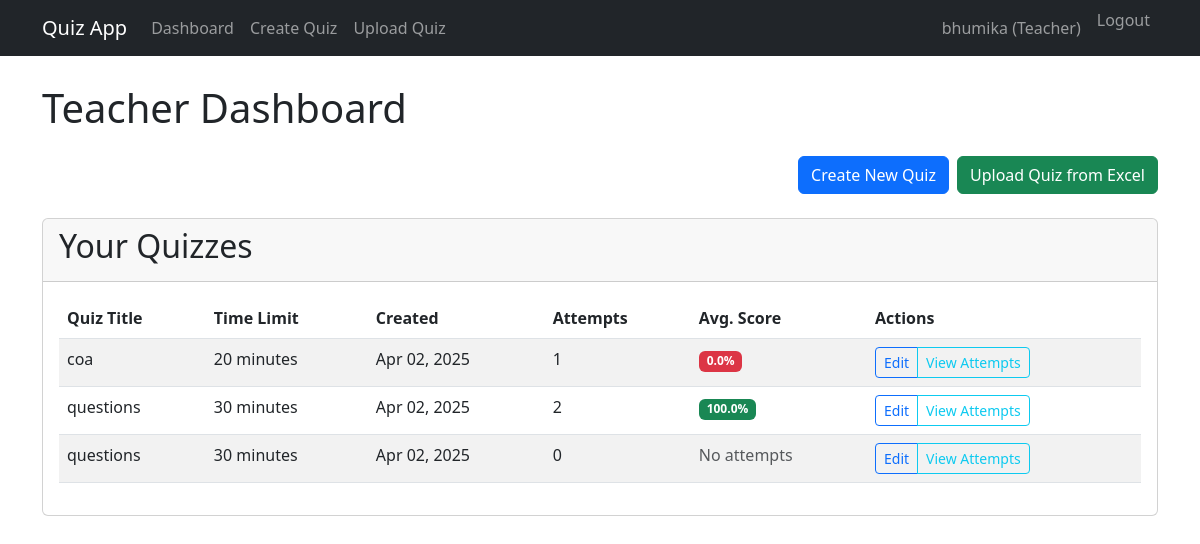
Screenshot of /dashboard/ (signed in) with the database file from the repository.
### quiz_app/models.py (models this page shows, shortened)
class User(AbstractUser):
    USER_TYPE_CHOICES = (
        ('student', 'Student'),
        ('teacher', 'Teacher'),
    )
    user_type = models.CharField(max_length=10, choices=USER_TYPE_CHOICES)
    email = models.EmailField(unique=True)

class Quiz(models.Model):
    title = models.CharField(max_length=255)
    description = models.TextField(blank=True)
    teacher = models.ForeignKey(User, on_delete=models.CASCADE, related_name='created_quizzes')
    time_limit = models.IntegerField(help_text="Time limit in minutes")
    created_at = models.DateTimeField(auto_now_add=True)
    updated_at = models.DateTimeField(auto_now=True)

### quiz_app/views.py (the view)
# urls.py: path('dashboard/', views.dashboard, name='dashboard'),
@login_required
def dashboard(request):
    user = request.user
    if user.user_type == 'student':
        completed_quiz_ids = QuizAttempt.objects.filter(
            student=user, completed=True
        ).values_list('quiz_id', flat=True)
        available_quizzes = Quiz.objects.exclude(id__in=completed_quiz_ids)
        completed_attempts = QuizAttempt.objects.filter(
            student=user, completed=True
        ).select_related('quiz')
        context = {
            'available_quizzes': available_quizzes,
            'completed_attempts': completed_attempts,
        }
        return render(request, 'quiz_app/student_dashboard.html', context)
    elif user.user_type == 'teacher':
        quizzes = Quiz.objects.filter(teacher=user)
        quiz_stats = []
        for quiz in quizzes:
            stats = {
                'quiz': quiz,
                'attempt_count': QuizAttempt.objects.filter(quiz=quiz, completed=True).count(),
                'avg_score': QuizAttempt.objects.filter(quiz=quiz, completed=True).aggregate(Avg('score'))['score__avg'] or 0,
            }
            quiz_stats.append(stats)
        context = {
            'quiz_stats': quiz_stats,
        }
        return render(request, 'quiz_app/teacher_dashboard.html', context)
    return HttpResponseForbidden("Invalid user type")

### templates/quiz_app/teacher_dashboard.html (shortened to what this page needs)
{% extends 'quiz_app/base.html' %}
{% block content %}
<h1 class="mb-4">Teacher Dashboard</h1>
<div class="row mb-4">
    <div class="col-md-12">
        <div class="d-flex justify-content-end">
            <a href="{% url 'create_quiz' %}" class="btn btn-primary me-2">Create New Quiz</a>
            <a href="{% url 'upload_quiz' %}" class="btn btn-success">Upload Quiz from Excel</a>
        </div>
    </div>
</div>
<div class="card">
    <div class="card-header">
        <h2>Your Quizzes</h2>
    </div>
    <div class="card-body">
        {% if quiz_stats %}
        <div class="table-responsive">
            <table class="table table-striped">
                <thead>
                    <tr>
                        <th>Quiz Title</th>
                        <th>Time Limit</th>
                        <th>Created</th>
                        <th>Attempts</th>
                        <th>Avg. Score</th>
                        <th>Actions</th>
                    </tr>
                </thead>
                <tbody>
                    {% for stat in quiz_stats %}
                    <tr>
                        <td>{{ stat.quiz.title }}</td>
                        <td>{{ stat.quiz.time_limit }} minutes</td>
                        <td>{{ stat.quiz.created_at|date:"M d, Y" }}</td>
                        <td>{{ stat.attempt_count }}</td>
                        <td>
                            {% if stat.attempt_count > 0 %}
                            <span class="badge bg-{% if stat.avg_score >= 70 %}success{% elif stat.avg_score >= 50 %}warning{% else %}danger{% endif %}">
                                {{ stat.avg_score|floatformat:1 }}%
                            </span>
                            {% else %}
                            <span class="text-muted">No attempts</span>
                            {% endif %}
                        </td>
                        <td>
                            <div class="btn-group">
                                <a href="{% url 'edit_quiz' stat.quiz.id %}" class="btn btn-sm btn-outline-primary">Edit</a>
                                <a href="{% url 'view_quiz_attempts' stat.quiz.id %}" class="btn btn-sm btn-outline-info">View Attempts</a>
                            </div>
                        </td>
                    </tr>
                    {% endfor %}
                </tbody>
            </table>
        </div>
        {% endif %}
    </div>
</div>
{% endblock %}

### templates/quiz_app/base.html (shortened to what this page needs)
<!DOCTYPE html>
<html lang="en">
<head>
    <link href="https://cdn.jsdelivr.net/npm/bootstrap@5.3.0-alpha1/dist/css/bootstrap.min.css" rel="stylesheet">
</head>
<body>
    <nav class="navbar navbar-expand-lg navbar-dark bg-dark fixed-top">
        <div class="container">
            <a class="navbar-brand" href="{% url 'home' %}">Quiz App</a>
            <div class="collapse navbar-collapse" id="navbarNav">
                <ul class="navbar-nav me-auto">
                    {% if user.is_authenticated %}
                    <li class="nav-item">
                        <a class="nav-link" href="{% url 'dashboard' %}">Dashboard</a>
                    </li>
                    {% if user.user_type == 'teacher' %}
                    <li class="nav-item">
                        <a class="nav-link" href="{% url 'create_quiz' %}">Create Quiz</a>
                    </li>
                    <li class="nav-item">
                        <a class="nav-link" href="{% url 'upload_quiz' %}">Upload Quiz</a>
                    </li>
                    {% endif %}
                    {% endif %}
                </ul>
                <ul class="navbar-nav">
                    {% if user.is_authenticated %}
                    <li class="nav-item">
                        <span class="nav-link">{{ user.username }} ({{ user.user_type|title }})</span>
                    </li>
                    <li class="nav-item">
                        <form method="post" action="{% url 'logout' %}" class="logout-button-form">
                            <button type="submit" class="nav-link btn btn-link">
                                Logout
                            </button>
                        </form>
                    </li>
                    {% else %}
                    <li class="nav-item">
                        <a class="nav-link" href="{% url 'login' %}">Login</a>
                    </li>
                    {% endif %}
                </ul>
            </div>
        </div>
    </nav>
    <div class="container mt-4">
        {% block content %}{% endblock %}
    </div>
</body>
</html>

### templates/quiz_app/base.html (style rules this page uses)
body { padding-top: 60px; padding-bottom: 40px; }
.logout-button-form .btn-link { padding: 0; border: none; background: none; color: rgba(255, 255, 255, 0.55); cursor: pointer; text-decoration: none; vertical-align: baseline; }
.logout-button-form { display: inline; }

### rows the page displays
User: username "bhumika", user_type "Teacher"
Quiz: quiz "coa", quiz.time_limit "20", quiz.created_at "Apr 02, 2025", attempt_count "1", avg_score "0.0"
Quiz: quiz "questions", quiz.time_limit "30", quiz.created_at "Apr 02, 2025", attempt_count "2", avg_score "100.0"
Quiz: quiz "questions", quiz.time_limit "30", quiz.created_at "Apr 02, 2025", attempt_count "0", shows "No attempts"
